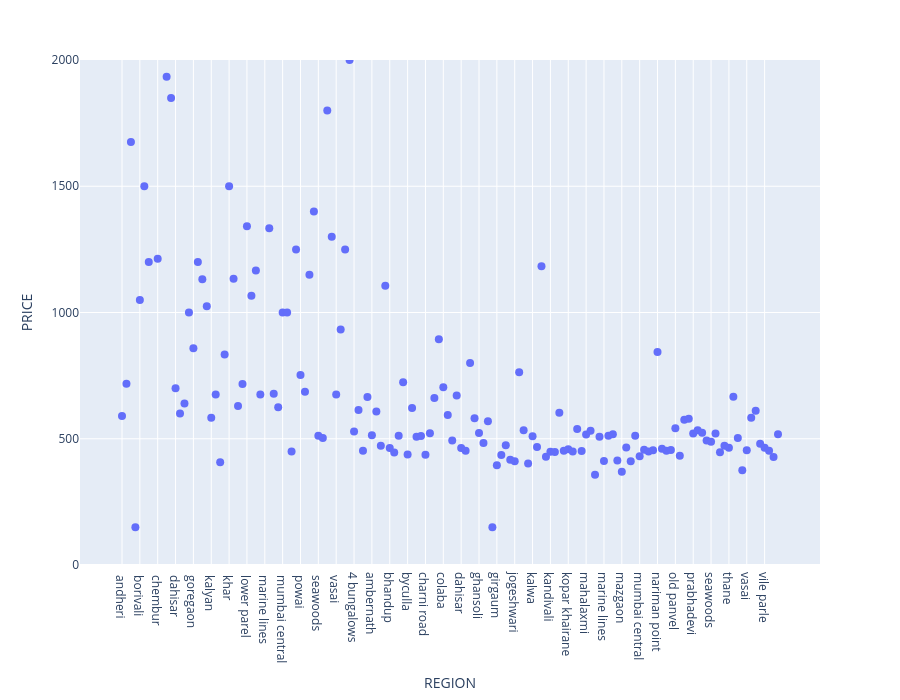

Notebook cell for this chart:
### Code cell
# Q9) Is there a relation between Region and Price?


fig = px.scatter(
    df.groupby(["REGION"])["PRICE"].mean().reset_index(),
    x="REGION",
    y="PRICE",
    height=700
).update_traces(marker_size=8)
fig.update_yaxes(range=[0, 2000])
fig.show()

### Figure 1 — Plotly figure (JSON) as saved in the notebook; plotly's stock layout.template omitted (floating-point values rounded to 4 significant figures; data arrays with more than 128 entries replaced by an {"elided": "..."} marker saying what was removed)
{"data": [{"hovertemplate": "REGION=%{x}<br>PRICE=%{y}<extra></extra>", "legendgroup": "", "marker": {"color": "#636efa", "size": 8, "symbol": "circle"}, "mode": "markers", "name": "", "orientation": "v", "showlegend": false, "type": "scatter", "x": {"elided": "148 str values"}, "xaxis": "x", "y": {"elided": "148 float values"}, "yaxis": "y"}], "layout": {"height": 700, "legend": {"tracegroupgap": 0}, "margin": {"t": 60}, "xaxis": {"anchor": "y", "domain": [0, 1], "title": {"text": "REGION"}}, "yaxis": {"anchor": "x", "domain": [0, 1], "range": [0, 2000], "title": {"text": "PRICE"}}}}
